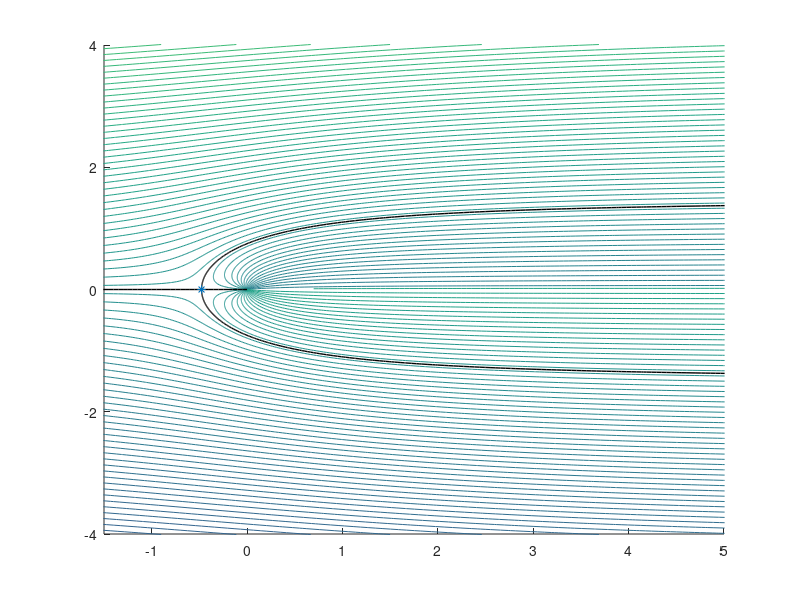

MATLAB code for this plot:
Q=3
Uinf=1

dr=0.05;
dt=2*pi/360;

rangr=0:dr:10;
rangt=0:dt:2*pi+dt;

[r,t]=meshgrid(rangr,rangt);
x=r.*cos(t);
y=r.*sin(t);
psi=Uinf*y+Q*t/(2*pi);
pimpx= Q*cos(pi)/(2*pi*Uinf)
pimpy= Q*sin(pi)/(2*pi*Uinf)

axis([-1.5,5,-4,4])

hold on
contour(x,y,psi,200);
contour(x,y,psi,1,'black','linewidth',1);
plot(pimpx,pimpy,'*')
hold off